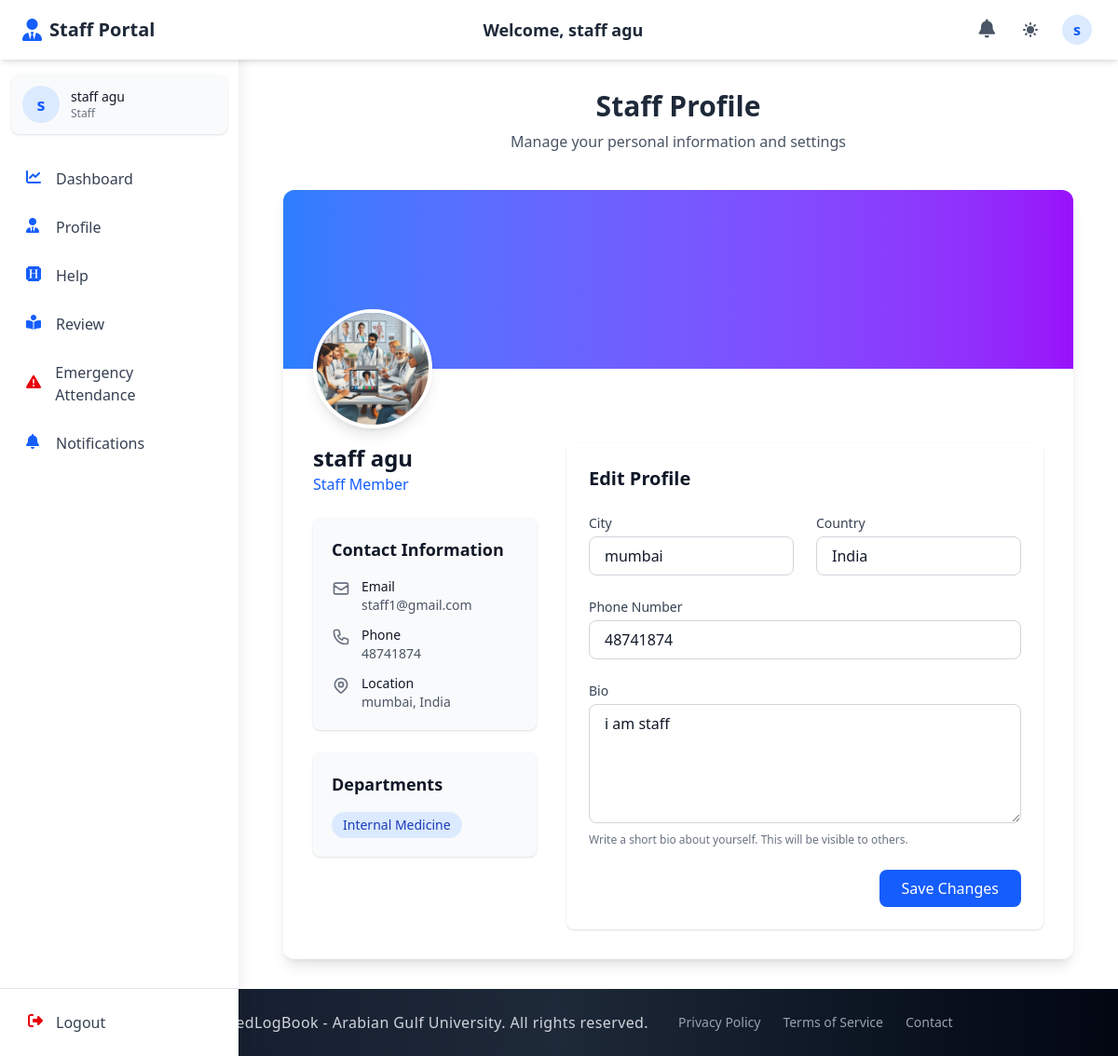
Page /staff_section/staff_profile/ (signed in) on the committed database.
### accounts/models.py (models this page shows, shortened)
class CustomUser(AbstractUser):
    email = models.EmailField(unique=True)
    first_name = models.CharField(max_length=150, blank=True)
    last_name = models.CharField(max_length=150, blank=True)
    profile_photo = models.ImageField(
        upload_to="profiles/", blank=True, null=True, default="profiles/default.jpg"
    )
    city = models.CharField(max_length=100, blank=True)
    country = models.CharField(max_length=100, blank=True)
    phone_no = models.CharField(max_length=20, blank=True)
    bio = models.TextField(blank=True)
    speciality = models.CharField(max_length=100, blank=True)
    ROLE_CHOICES = (
        ("student", "Student"),
        ("doctor", "Doctor"),
        ("staff", "Staff"),
        ("admin", "Admin"),
    )
    role = models.CharField(max_length=10, choices=ROLE_CHOICES, default="student")
    groups = models.ManyToManyField(
        "auth.Group", related_name="customuser_groups", blank=True
    )
    user_permissions = models.ManyToManyField(
        "auth.Permission", related_name="customuser_permissions", blank=True
    )
    USERNAME_FIELD = "email"
    REQUIRED_FIELDS = ["username"]

### admin_section/models.py (models this page shows, shortened)
class Department(models.Model):
    name = models.CharField(max_length=50)
    log_year = models.ForeignKey(LogYear, on_delete=models.CASCADE, related_name="department_log_year")
    log_year_section = models.ForeignKey(
        LogYearSection,
        on_delete=models.SET_NULL,
        null=True,
        blank=True,
        related_name="department_log_year_section",
        db_index=True,
    )

### staff_section/views.py (the view)
# urls.py: path("staff_profile/", views.staff_profile, name="staff_profile"),
@login_required
def staff_profile(request):
    if request.user.role != 'staff':
        messages.error(request, 'You do not have permission to access this page.')
        return redirect('login')
    user = request.user
    try:
        staff = user.staff_profile
    except Staff.DoesNotExist:
        staff = Staff.objects.create(user=user)
        messages.info(request, 'Staff profile has been created.')
    profile_photo = user.profile_photo.url if user.profile_photo else "/media/profiles/default.jpg"
    if request.method == 'POST':
        form = ProfileUpdateForm(request.POST, request.FILES, instance=user)
        if form.is_valid():
            form.save()
            messages.success(request, 'Your profile has been updated successfully!')
            return redirect('staff_section:staff_profile')
        else:
            messages.error(request, 'There was an error updating your profile. Please check the form.')
    else:
        form = ProfileUpdateForm(instance=user)
    departments = staff.departments.all()
    data = {
        "staff": staff,
        "profile_photo": profile_photo,
        "full_name": f"{user.first_name} {user.last_name}",
        "user_email": user.email,
        "user_phone": user.phone_no,
        "user_city": user.city,
        "user_country": user.country,
        "user_bio": user.bio if hasattr(user, "bio") else "",
        "form": form,
        "departments": departments,
    }
    return render(request, "staff_section/staff_profile.html", data)

### admin_section/context_processors.py (called while the page is built)
def admin_notification_count(request):
    if request.user.is_authenticated and request.user.role == 'admin':
        try:
            admin_unread_notifications_count = AdminNotification.objects.filter(recipient=request.user, is_read=False).count()
            return {'admin_unread_notifications_count': admin_unread_notifications_count}
        except:
            pass
    return {'admin_unread_notifications_count': 0}

### doctor_section/context_processors.py (called while the page is built, shortened)
def notification_count(request):
    return {'unread_notifications_count': 0}

### staff_section/context_processors.py (called while the page is built)
def staff_notification_count(request):
    if request.user.is_authenticated and hasattr(request.user, 'staff_profile'):
        try:
            staff = request.user.staff_profile
            staff_unread_notifications_count = StaffNotification.objects.filter(recipient=staff, is_read=False).count()
            return {'staff_unread_notifications_count': staff_unread_notifications_count}
        except:
            pass
    return {'staff_unread_notifications_count': 0}

### student_section/context_processors.py (called while the page is built, shortened)
def student_notification_count(request):
    return {'student_unread_notifications_count': 0}

### staff_section/templates/staff_section/staff_profile.html (shortened to what this page needs)
{% extends 'base.html' %}
{% block navbar %}
  {% include 'components/staff_auth_navbar.html' %}
{% endblock %}
{% block content %}
<div class="container mx-auto px-4 py-8">
  <div class="text-center mb-10">
    <h1 class="text-3xl font-bold text-gray-800 dark:text-white">Staff Profile</h1>
    <p class="text-gray-600 dark:text-gray-400 mt-2">Manage your personal information and settings</p>
  </div>
  <div class="max-w-6xl mx-auto">
    <div class="bg-white dark:bg-gray-800 rounded-xl shadow-lg overflow-hidden">
      <div class="h-48 bg-gradient-to-r from-blue-500 to-purple-600 relative">
        <div class="absolute -bottom-16 left-8">
          <div class="relative group">
            <img src="{{ profile_photo }}" alt="Profile Photo"
                 onerror="this.src='/media/profiles/default.jpg';"
                 class="w-32 h-32 rounded-full border-4 border-white dark:border-gray-800 object-cover shadow-lg"/>
          </div>
        </div>
      </div>
      <div class="pt-20 px-8 pb-8">
        <div class="grid md:grid-cols-3 gap-8">
          <div class="md:col-span-1 space-y-6">
            <div>
              <h2 class="text-2xl font-bold text-gray-900 dark:text-white">{{ full_name }}</h2>
              <p class="text-blue-600 dark:text-blue-400 font-medium">Staff Member</p>
            </div>
            <div class="bg-gray-50 dark:bg-gray-700 p-5 rounded-lg shadow-sm">
              <h3 class="text-lg font-semibold text-gray-900 dark:text-white mb-4">Contact Information</h3>
              <ul class="space-y-3">
                <li class="flex items-start">
                  <div>
                    <p class="text-sm font-medium text-gray-900 dark:text-white">Email</p>
                    <p class="text-sm text-gray-600 dark:text-gray-300">{{ user_email }}</p>
                  </div>
                </li>
                <li class="flex items-start">
                  <div>
                    <p class="text-sm font-medium text-gray-900 dark:text-white">Phone</p>
                    <p class="text-sm text-gray-600 dark:text-gray-300">{{ user_phone|default:"Not provided" }}</p>
                  </div>
                </li>
                <li class="flex items-start">
                  <div>
                    <p class="text-sm font-medium text-gray-900 dark:text-white">Location</p>
                    <p class="text-sm text-gray-600 dark:text-gray-300">{{ user_city|default:"" }}{% if user_city and user_country %}, {% endif %}{{ user_country|default:"Not provided" }}</p>
                  </div>
                </li>
              </ul>
            </div>
            <div class="bg-gray-50 dark:bg-gray-700 p-5 rounded-lg shadow-sm">
              <h3 class="text-lg font-semibold text-gray-900 dark:text-white mb-4">Departments</h3>
              {% if departments %}
                <div class="flex flex-wrap gap-2">
                  {% for dept in departments %}
                    <span class="px-3 py-1 bg-blue-100 text-blue-800 dark:bg-blue-900 dark:text-blue-200 rounded-full text-sm font-medium">
                      {{ dept.name }}
                    </span>
                  {% endfor %}
                </div>
              {% else %}
                <p class="text-sm text-gray-600 dark:text-gray-300">No departments assigned</p>
              {% endif %}
            </div>
          </div>
          <div class="md:col-span-2">
            <div class="bg-white dark:bg-gray-800 rounded-lg shadow-sm">
              <div class="p-6">
                <h3 class="text-xl font-semibold text-gray-900 dark:text-white mb-6">Edit Profile</h3>
                <form method="post" enctype="multipart/form-data" class="space-y-6">
                  <div class="grid grid-cols-1 md:grid-cols-2 gap-6">
                    <div>
                      <label for="{{ form.city.id_for_label }}" class="block text-sm font-medium text-gray-700 dark:text-gray-300 mb-1">City</label>
                      {{ form.city }}
                    </div>
                    <div>
                      <label for="{{ form.country.id_for_label }}" class="block text-sm font-medium text-gray-700 dark:text-gray-300 mb-1">Country</label>
                      {{ form.country }}
                    </div>
                  </div>
                  <div>
                    <label for="{{ form.phone_no.id_for_label }}" class="block text-sm font-medium text-gray-700 dark:text-gray-300 mb-1">Phone Number</label>
                    {{ form.phone_no }}
                  </div>
                  <div>
                    <label for="{{ form.bio.id_for_label }}" class="block text-sm font-medium text-gray-700 dark:text-gray-300 mb-1">Bio</label>
                    {{ form.bio }}
                    <p class="mt-1 text-xs text-gray-500 dark:text-gray-400">Write a short bio about yourself. This will be visible to others.</p>
                  </div>
                  <div class="flex justify-end">
                    <button type="submit" class="px-6 py-2 bg-blue-600 text-white rounded-lg hover:bg-blue-700 focus:outline-none focus:ring-2 focus:ring-blue-500 focus:ring-offset-2 transition-colors duration-300">
                      Save Changes
                    </button>
                  </div>
                </form>
              </div>
            </div>
          </div>
        </div>
      </div>
    </div>
  </div>
</div>
{% endblock %}

### templates/components/auth_navbar_base.html (shortened to what this page needs)
<header class="bg-white dark:bg-gray-800 shadow-md fixed top-0 left-0 right-0 z-40 h-16 transition-all duration-300">
  <div class="flex items-center justify-between h-full px-4 md:px-6 max-w-7xl mx-auto">
    <div class="flex items-center space-x-3">
      <a href="{% block home_url %}{% endblock %}" class="flex items-center">
        <i class="{% block header_icon %}fas fa-book-medical{% endblock %} text-blue-600 dark:text-blue-400 text-2xl mr-2"></i>
        <span class="font-bold text-xl text-gray-800 dark:text-white hidden sm:inline">{% block portal_name %}ElogBook Portal{% endblock %}</span>
      </a>
    </div>
    <div class="hidden md:block text-center">
      <h1 class="text-lg font-semibold text-gray-800 dark:text-white">
        Welcome, {% block user_title %}{% endblock %} {{ request.session.first_name }} {{ request.session.last_name }}
      </h1>
    </div>
    <div class="flex items-center space-x-3">
      <div class="relative">
        <a href="{% block notifications_url %}#{% endblock %}" class="p-2 text-gray-600 dark:text-gray-300 hover:bg-gray-100 dark:hover:bg-gray-700 rounded-full transition-colors duration-200" aria-label="Notifications">
          <i class="fas fa-bell text-xl"></i>
        </a>
      </div>
      <button id="theme-toggle" aria-label="Toggle dark mode" class="p-2 text-gray-600 dark:text-gray-300 hover:bg-gray-100 dark:hover:bg-gray-700 rounded-full transition-colors duration-200 focus:outline-none focus:ring-2 focus:ring-blue-500">
      </button>
      <div class="relative" x-data="{open: false}">
        <button @click="open = !open" id="user-menu-button" class="flex items-center text-gray-600 dark:text-gray-300 hover:bg-gray-100 dark:hover:bg-gray-700 rounded-full p-1 focus:outline-none focus:ring-2 focus:ring-blue-500">
          <div class="h-8 w-8 rounded-full bg-blue-100 dark:bg-blue-900 flex items-center justify-center text-blue-600 dark:text-blue-300 font-semibold">
            {{ request.session.first_name|slice:"0:1" }}
          </div>
        </button>
      </div>
    </div>
  </div>
</header>
<aside id="sidebar" class="fixed inset-y-0 left-0 z-30 w-64 pt-16 bg-white dark:bg-gray-800 shadow-lg transform -translate-x-full transition-transform duration-300 ease-in-out md:translate-x-0 overflow-hidden">
  <div class="h-full flex flex-col">
    <div class="flex-1 px-3 py-4 overflow-y-auto">
      <div class="flex items-center p-3 mb-6 rounded-lg bg-gray-50 dark:bg-gray-700 shadow-sm">
        <div class="flex-shrink-0">
          <div class="h-10 w-10 rounded-full bg-blue-100 dark:bg-blue-900 flex items-center justify-center text-blue-600 dark:text-blue-300 font-semibold text-lg">
            {{ request.session.first_name|slice:"0:1" }}
          </div>
        </div>
        <div class="ml-3 overflow-hidden">
        <p class="text-sm font-medium text-gray-900 dark:text-white truncate">{{ request.session.first_name }} {{ request.session.last_name }}</p>
        <p class="text-xs text-gray-500 dark:text-gray-400 truncate">{% block user_role %}User{% endblock %}</p>
      </div>
    </div>
      <nav class="space-y-1">
        {% block sidebar_menu %}{% endblock %}
      </nav>
    </div>
    <div class="px-3 py-3 border-t border-gray-200 dark:border-gray-700">
      <form method="POST" action="{% block logout_url_bottom %}#{% endblock %}" class="w-full">
        <button type="submit" class="flex w-full items-center px-4 py-3 text-gray-700 dark:text-gray-300 rounded-lg hover:bg-gray-100 dark:hover:bg-gray-700 group transition-colors duration-200">
          <i class="fas fa-sign-out-alt w-5 h-5 text-red-600 dark:text-red-400"></i>
          <span class="ml-3 font-medium">Logout</span>
        </button>
      </form>
    </div>
  </div>
</aside>
<div id="content-wrapper" class="pt-16 md:pl-64 min-h-screen transition-all duration-300">
</div>

### templates/components/auth_navbar_base.html (style rules this page uses)
@media (min-width: 768px) { #content-wrapper { padding-left: 16rem; } }
#sidebar { box-shadow: 0 0 15px rgba(0, 0, 0, 0.1); }

### rows in the picture
CustomUser: session.last_name "agu", email "staff1@gmail.com", phone_no "48741874", city "mumbai", country "India", bio "i am staff"
Department: name "Internal Medicine"

### other values in the picture
{{ request.session.first_name }} "staff"
{{ request.session.first_name|slice:"0:1" }} "s"
{{ full_name }} "staff agu"
